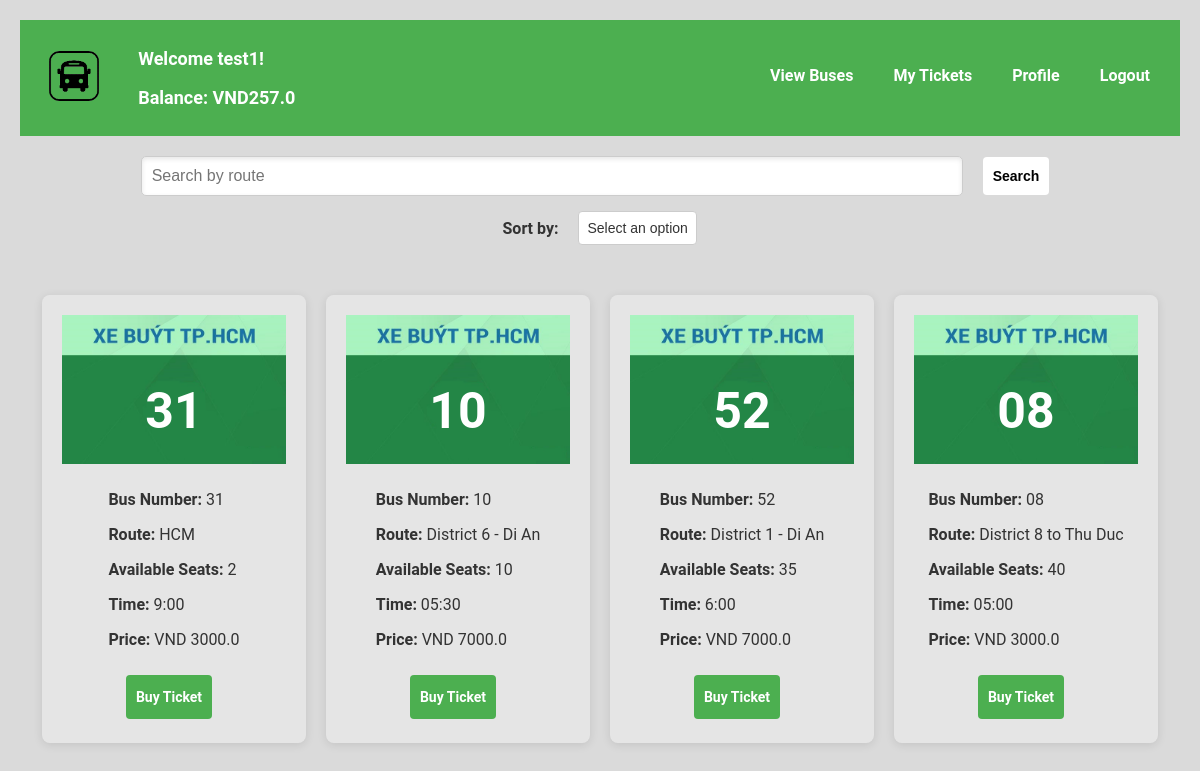
The page /view_buses (signed in) on the database its author committed.
### tables this page shows
CREATE TABLE users (
            id INTEGER PRIMARY KEY,
            username TEXT NOT NULL UNIQUE,
            password_hash TEXT NOT NULL
        , email TEXT, phone_number TEXT, gender TEXT, balance REAL DEFAULT 0.0, name TEXT);

CREATE TABLE buses (
            id INTEGER PRIMARY KEY,
            bus_number TEXT NOT NULL,
            route TEXT NOT NULL,
            total_seats INTEGER NOT NULL,
            available_seats INTEGER NOT NULL
        , time TEXT, price REAL DEFAULT 0.0);

### app.py (the view)
@app.route('/view_buses', methods=['GET', 'POST'])
def view_buses_route():
    user_id = session.get('user_id')
    if not user_id:
        flash('You need to log in to view buses.')
        return redirect(url_for('login'))
    user = UserDAO.get_user_by_id(user_id)
    sort_by = request.args.get('sort_by')
    search_query = request.form.get('search_query')
    buses = BusDAO.view_buses(sort_by=sort_by, search_query=search_query)
    balance = user[6]
    return render_template('view_buses.html', sort_by=sort_by,buses=buses, user=user, balance=balance)

### app.py (called while the page is built)
@app.before_request
def load_routes_into_trie():
    buses = BusDAO.view_buses()
    for bus in buses:
        trie.insert(bus[2])

### databases/bus_dao.py (called while the page is built)
    @staticmethod
    def view_buses(sort_by=None, search_query=None):
        conn = sqlite3.connect('bus_reservation.db')
        cursor = conn.cursor()
        query = 'SELECT * FROM buses'
        params = []
        if search_query:
            query += ' WHERE route LIKE ?'
            params.append(f'%{search_query}%')
        if sort_by:
            query += f' ORDER BY {sort_by}'
        cursor.execute(query, params)
        buses = cursor.fetchall()
        conn.close()
        return buses

### databases/user_dao.py (called while the page is built)
    @staticmethod
    def get_user_by_id(user_id):
        conn = sqlite3.connect('bus_reservation.db')
        cursor = conn.cursor()
        cursor.execute('SELECT * FROM users WHERE id = ?', (user_id,))
        user = cursor.fetchone()
        conn.close()
        return user

### trie.py (called while the page is built)
    def insert(self, word):
        node = self.root
        for char in word:
            if char not in node.children:
                node.children[char] = TrieNode()
            node = node.children[char]
        node.is_end_of_word = True

### templates/view_buses.html (shortened to what this page needs)
{% extends "base.html" %}
{% block content %}
<link rel="stylesheet" type="text/css" href="{{ url_for('static', filename='viewbus.css') }}">
<div class="container">
    <div class="search-sort-container">
        <form method="POST" action="{{ url_for('view_buses_route') }}" class="controls">
            <input type="text" id="search_query" name="search_query" placeholder="Search by route" class="input1" onkeyup="autocomplete()">
            <button type="submit" class="buttonBack">Search</button>
        </form>
        <form method="GET" action="{{ url_for('view_buses_route') }}" class="controls">
            <label for="sort_by" class="label">Sort by:</label>
            <select id="sort_by" name="sort_by" class="custom-dropdown" onchange="this.form.submit()">
                <option value="" disabled {% if not sort_by %}selected{% endif %}>Select an option</option>
            </select>
        </form>
    </div>
    <div class="buses-container">
        {% for bus in buses %}
        <div class="bus-container">
            <div class="bus-image">
                <img src="{{ url_for('static', filename='images/bus_image.jpg') }}" alt="Bus Image">
                <div class="text-overlay">{{ bus[1] }}</div>
            </div>
            <div class="bus-info">
                <p><strong>Bus Number:</strong> {{ bus[1] }}</p>
                <p><strong>Route:</strong> {{ bus[2] }}</p>
                <p><strong>Available Seats:</strong> {{ bus[4] }}</p>
                <p><strong>Time:</strong> {{ bus[5] }}</p>
                <p><strong>Price:</strong> VND {{ bus[6] }}</p>
            </div>
            <a href="{{ url_for('buy_ticket', bus_id=bus[0]) }}" class="button2">Buy Ticket</a>
        </div>
        {% endfor %}
    </div>
</div>
{% endblock %}

### templates/base.html (shortened to what this page needs)
<!DOCTYPE html>
<html lang="en">
<head>
    <link rel="stylesheet" type="text/css" href="{{ url_for('static', filename='styles.css') }}">
</head>
<body>
    <div class="header">
        <a href="{{ url_for('index') }}">
            <img src="{{ url_for('static', filename='images/logo.png') }}" alt="Logo" class="logo">
        </a>
        <div class="header-content">
            <div class="welcome-message">
                {% if user %}
                    <p>Welcome {{ user[1] }}!</p>
                    <p>Balance: VND{{ balance }}</p>
                {% else %}
                    <p><strong>Welcome to the Bus Reservation System</strong></p>
                {% endif %}
            </div>
            <div class="button-container">
                <a href="{{ url_for('view_buses_route') }}" class="button">View Buses</a>
                <a href="{{ url_for('my_tickets') }}" class="button">My Tickets</a>
                <a href="{{ url_for('profile') }}" class="button">Profile</a>
                {% if user %}
                    <a href="{{ url_for('logout') }}" class="button">Logout</a>
                {% else %}
                    <a href="{{ url_for('login') }}" class="button">Login</a>
                {% endif %}
            </div>
        </div>
    </div>
    <div class="content">
        {% block content %}{% endblock %}
    </div>
</body>
</html>

### static/styles.css (style rules this page uses)
body { font-family: 'Roboto', sans-serif; background-color: #f4f7f6; color: #333; margin: 0; padding: 20px; background-image: url('/static/images/background.jpg'); background-size: cover; background-position: center; }
.header { display: flex; align-items: center; padding: 10px; width: 100%; margin: 0; background-color: #4CAF50; box-sizing: border-box; }
.logo { height: 50px; }
.header-content { display: flex; align-items: center; flex-grow: 1; justify-content: space-between; }
.welcome-message { font-size: 18px; font-weight: bold; color: white; margin-left: 20px; }
.button-container { display: flex; gap: 10px; }
.button { padding: 10px; background-color: #4CAF50; color: white; border: none; border-color: white; border-top: 4px solid transparent; border-bottom: 4px solid transparent; cursor: pointer; font-size: 16px; font-weight: bold; margin-right: 10px; text-align: center; text-decoration: none; display: inline-block; box-sizing: border-box; }
.button2 { padding: 10px; background-color: #4CAF50; color: white; border: none; border-color: white; border-top: 1px solid transparent; border-bottom: 1px solid transparent; border-radius: 4px; cursor: pointer; font-size: 14px; font-weight: bold; margin-right: 10px; text-align: center; text-decoration: none; display: inline-block; box-sizing: border-box; }
.buttonBack { padding: 10px; background-color: white; color: black; border: none; border-color: white; border-top: 1px solid transparent; border-bottom: 1px solid transparent; border-radius: 4px; cursor: pointer; font-size: 14px; font-weight: bold; margin-right: 10px; text-align: center; text-decoration: none; display: inline-block; box-sizing: border-box; }
.content { padding: 20px; }

### static/viewbus.css (style rules this page uses)
body { font-family: 'Roboto', sans-serif; background-color: #f4f7f6; color: #333; margin: 0; padding: 20px; background-image: url('/static/images/background.jpg'); background-size: cover; background-position: center; }
.container { display: flex; flex-wrap: wrap; gap: 20px; justify-content: center; }
.controls { display: flex; align-items: center; gap: 10px; }
.search-sort-container { width: 100%; display: flex; flex-wrap: wrap; justify-content: center; align-items: center; gap: 15px; margin-bottom: 30px; }
.buses-container { display: flex; flex-wrap: wrap; gap: 20px; justify-content: center; width: 100%; }
.bus-container { background-color: rgba(255, 255, 255, 0.3); padding: 20px; border-radius: 8px; box-shadow: 0 2px 10px rgba(0, 0, 0, 0.1); width: 20%; text-align: left; display: flex; flex-direction: column; align-items: center; }
.bus-image { width: 100%; height: auto; border-radius: 8px; position: relative; display: inline-block; text-align: center; margin-bottom: 10px; }
.bus-image img { display: block; width: 100%; height: auto; }
.bus-image .text-overlay { position: absolute; top: 45%; left: 50%; transform: translateX(-50%); color: white; font-size: 50px; font-weight: bold; z-index: 1; }
.bus-info { margin-bottom: 10px; }
.button { padding: 10px; background-color: #4CAF50; color: white; border: none; border-color: white; border-top: 4px solid transparent; border-bottom: 4px solid transparent; cursor: pointer; font-size: 16px; font-weight: bold; margin-right: 10px; margin-bottom: 5px; text-align: center; text-decoration: none; display: inline-block; box-sizing: border-box; }
.button2 { padding: 10px; background-color: #4CAF50; color: white; border: none; border-color: white; border-top: 4px solid transparent; border-bottom: 4px solid transparent; border-radius: 4px; cursor: pointer; font-size: 14px; font-weight: bold; margin-right: 10px; margin-bottom: 4px; text-align: center; text-decoration: none; display: inline-block; box-sizing: border-box; }
select { padding: 8px; font-size: 14px; border: 1px solid #ccc; border-radius: 4px; background-color: white; cursor: pointer; }
.custom-dropdown { padding: 8px; font-size: 14px; border: 1px solid #ccc; background-color: white; color: #333; cursor: pointer; appearance: none; }
.custom-dropdown option { padding: 8px; background-color: white; color: #333; }
.label { font-size: 16px; font-weight: bold; color: #333; margin-right: 10px; display: inline-block; vertical-align: middle; }
.input1 { width: 800px; padding: 10px; font-size: 16px; border: 1px solid #ccc; border-radius: 5px; box-shadow: inset 0 2px 5px rgba(0, 0, 0, 0.1); outline: none; }

### rows shown on the page
users: username "test1", balance "257.0"
buses: bus_number "31", route "HCM", available_seats "2", time "9:00", price "3000.0"
buses: bus_number "10", route "District 6 - Di An", available_seats "10", time "05:30", price "7000.0"
buses: bus_number "52", route "District 1 - Di An", available_seats "35", time "6:00", price "7000.0"
buses: bus_number "08", route "District 8 to Thu Duc", available_seats "40", time "05:00", price "3000.0"
